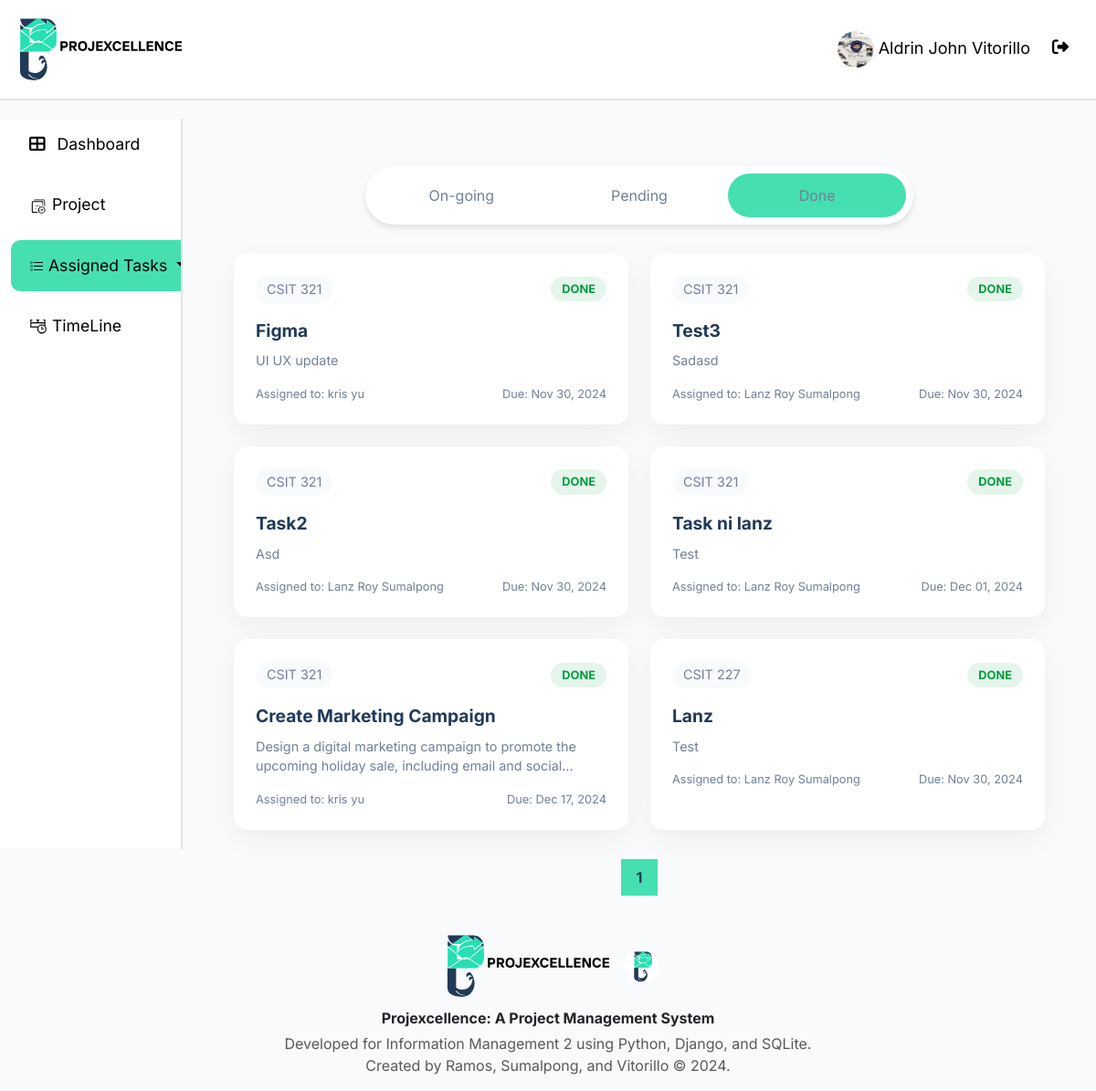
Before: /assign_task/Done/ (signed in) with the older database file.
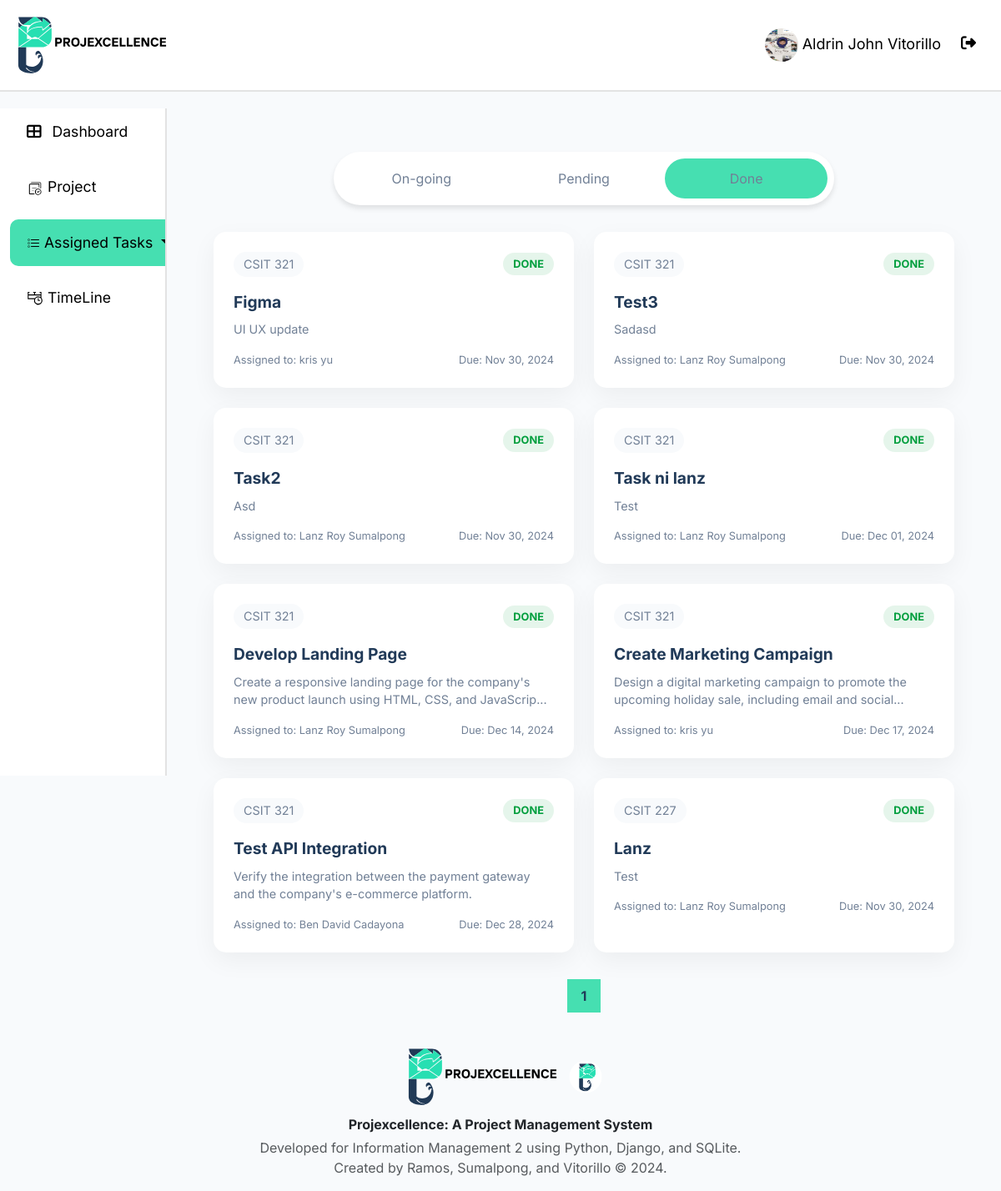
After: the same page with the newer database file.
### api/models.py (models this page shows, shortened)
class Task(models.Model):
    STATUS_CHOICES = [
        ("On-going", "On-going"),
        ("Pending", "Pending"),
        ("Done", "Done"),
    ]
    project_id = models.ForeignKey(Project, on_delete=models.CASCADE)
    task_name = models.CharField(max_length=50)
    description = models.TextField()
    assigned_to = models.ForeignKey( User, on_delete=models.CASCADE, related_name="assigned_tasks" )
    created_by = models.ForeignKey(User, on_delete=models.CASCADE, related_name="created_tasks")
    status = models.CharField(max_length=10, choices=STATUS_CHOICES, default="Pending")
    due_date = models.DateTimeField(default=timezone.now)
    completed = models.BooleanField(default=False)
    isAccepted = models.BooleanField(default=False)
    date_started = models.DateTimeField(null=True, blank=True, default=None)
    created_at = models.DateTimeField(auto_now_add=True)
    updated_at = models.DateTimeField(auto_now=True)

class Project(models.Model):
    project_name = models.CharField(max_length=50)
    description = models.TextField()
    created_by = models.ForeignKey(User, on_delete=models.CASCADE)
    date_created = models.DateTimeField(auto_now_add=True)
    def __str__(self):
        return self.project_name

class User(AbstractUser):
    username = None  # Remove the username field entirely
    email = models.EmailField(_("email address"), unique=True)
    phone_regex = RegexValidator(
        regex=r"^\+?1?\d{9,15}$",
        message="Phone number must be entered in the format: '+999999999'. Up to 15 digits allowed.",
    )
    isLogout = models.BooleanField(default=True)
    logoutTime = models.DateTimeField(default=timezone.now)
    phone_number = models.CharField(validators=[phone_regex], max_length=17, blank=True)
    profile_path = models.ImageField(null=True, blank=True,upload_to='profile/' )
    groups = models.ManyToManyField(
        "auth.Group",
        verbose_name=_("groups"),
        blank=True,
        related_name="custom_user_set",
        related_query_name="custom_user",
    )
    user_permissions = models.ManyToManyField(
        "auth.Permission",
        verbose_name=_("user permissions"),
        blank=True,
        related_name="custom_user_set",
        related_query_name="custom_user",
    )
    objects = UserManager()
    USERNAME_FIELD = "email"
    REQUIRED_FIELDS = ["first_name", "last_name", "date_of_hire", "password"]
    def __str__(self):
        return f"{self.first_name} {self.last_name}"

### api/Views/views.py (the view)
# urls.py: path("assign_task/<str:status>/", views.assign_task, name="assign_task"),
@login_required
def assign_task(request,status):
    projects = Project.objects.filter(
    Q(created_by=request.user) | Q(teammembership__user=request.user),
    task__created_by=request.user  # Use `task__created_by` to check tasks assigned by the user
    ).annotate(
        task_count=Count('task')
    ).filter(
        task_count__gt=0
    ).distinct()
    tasks = Task.objects.filter(created_by=request.user, status=status).order_by("due_date")
    task_filter = TaskFilter(request.GET, queryset=tasks)
    paginator = Paginator(task_filter.qs, 10)
    page_number = request.GET.get("page")
    page_obj = paginator.get_page(page_number)
    edit_task_forms = {task.id: EditAssigedTaskForm(instance=task) for task in tasks}
    context = {
        "page_obj": page_obj,
        "edit_task_forms": edit_task_forms,
        "add_task_form": TaskForm(),
        "filter": task_filter,
        "current_status":status,
        'projects':projects,
    }
    return render(request, "assignTask.html", context)

### api/templatetags/custom_filters.py (called while the page is built)
@register.filter
def dict_get(d, key):
    return d.get(key)

### api/templates/assignTask.html (shortened to what this page needs)
{% extends "base.html" %}
{% load crispy_forms_tags %}
{% load custom_filters %}
{% block content %}
<div class="task-management-container">
    <div class="status-filter">
        <label for="On-going">
            <span {% if current_status == 'On-going' %}class="active"{% endif %}>On-going</span>
        </label>
        <label for="Pending">
            <span {% if current_status == 'Pending' %}class="active"{% endif %}>Pending</span>
        </label>
        <label for="Done">
            <span {% if current_status == 'Done' %}class="active"{% endif %}>Done</span>
        </label>
    </div>
    <div class="task-list">
        {% for project in projects %}
            {% for task in page_obj %}
                {% if task.project_id == project %}
                    <div class="task-card" onclick="goToTaskDetails(event, '{% url 'task_details' task.id %}')">
                        <div class="task-card-header">
                            <span class="task-project-name">{{ task.project_id }}</span>
                            <span class="task-status {{ task.status|lower }}">{{ task.status }}</span>
                        </div>
                        <div class="task-details">
                            <div class="task-name">
                                {{ task.task_name|capfirst|slice:":30" }}{% if task.task_name|length > 30 %}...{% endif %}
                            </div>
                            <div class="task-description">
                                {{ task.description|capfirst|slice:":100" }}{% if task.description|length > 100 %}...{% endif %}
                            </div>
                        </div>
                        <div class="task-meta">
                            <span>Assigned to: {{ task.assigned_to }}</span>
                            <span>Due: {{ task.due_date|date:"M d, Y" }}</span>
                        </div>
                    </div>
                {% endif %}
            {% empty %}
                <div class="empty-state col-12">
                    <h4>No tasks to accomplish</h4>
                    <p>Set up tasks to have a productive day ahead.</p>
                </div>
            {% endfor %}
        {% endfor %}
    </div>
    <nav aria-label="Page navigation" class="pagination">
        {% for num in page_obj.paginator.page_range %}
            {% if page_obj.number == num %}
                <li class="page-item active"><span class="page-link">{{ num }}</span></li>
            {% elif num > page_obj.number|add:'-3' and num < page_obj.number|add:'3' %}
                <li class="page-item"><a class="page-link" href="?page={{ num }}">{{ num }}</a></li>
            {% endif %}
        {% endfor %}
    </nav>
</div>
{% endblock content %}

Changed rows visible on the page:
changed Project (number 1 of 2 on the later page): gains Task (project_id "CSIT 321", status "DONE", task_name "Develop Landing Page", description "Create a responsive landing page for the company's new product launch using HTML, CSS, and JavaScrip", assigned_to "Lanz Roy Sumalpong", due_date "Dec 14, 2024"); gains Task (project_id "CSIT 321", status "DONE", task_name "Test API Integration", description "Verify the integration between the payment gateway and the company's e-commerce platform.", assigned_to "Ben David Cadayona", due_date "Dec 28, 2024")
